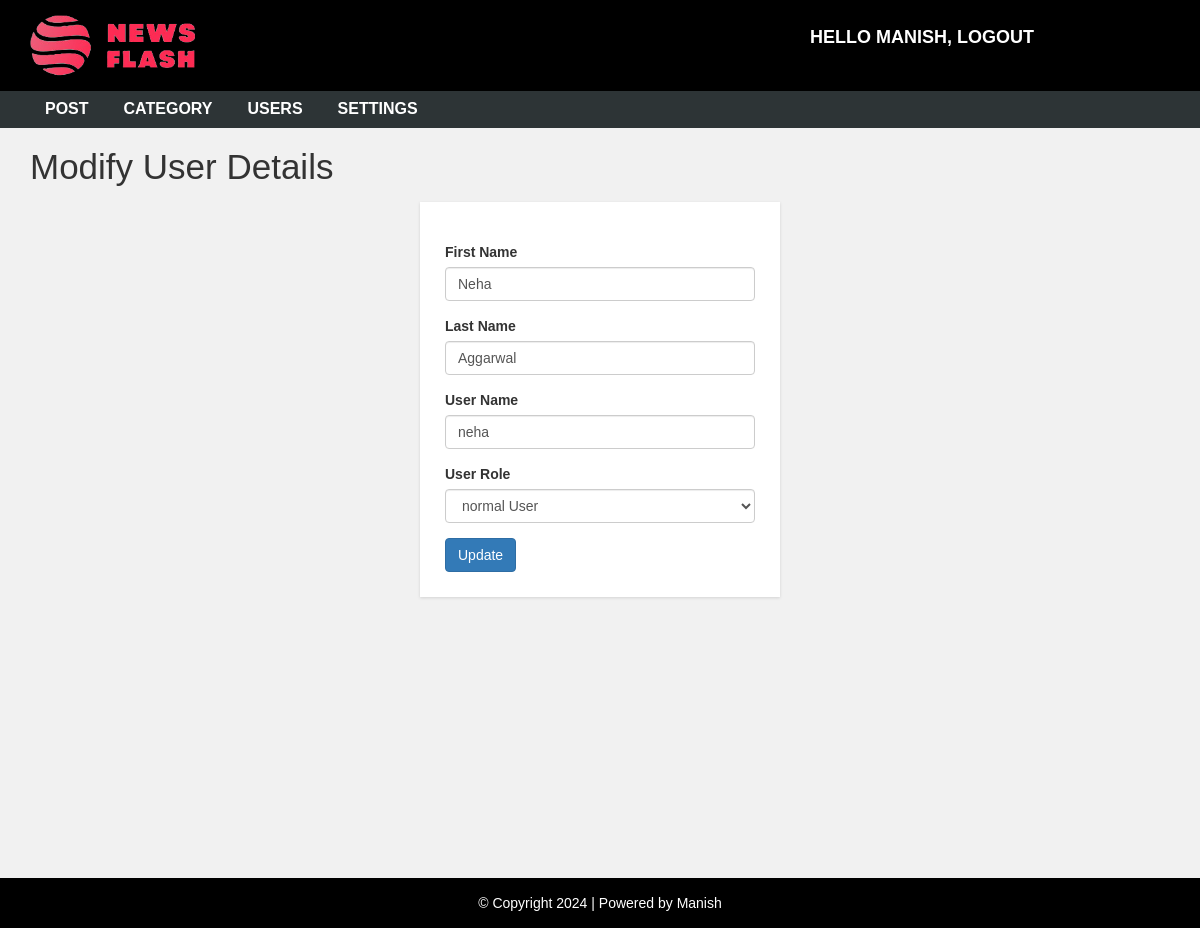
Page /admin/update-user.php?id=36 (signed in) on the committed database.
### tables this page shows
CREATE TABLE `user` (
  `user_id` int(10) UNSIGNED NOT NULL,
  `first_name` varchar(30) NOT NULL,
  `last_name` varchar(30) NOT NULL,
  `username` varchar(30) DEFAULT NULL,
  `password` varchar(40) DEFAULT NULL,
  `role` int(11) NOT NULL
);

### admin/update-user.php (the view, shortened to what this page needs)
<?php include "header.php";
?>
  <div id="admin-content">
      <div class="container">
          <div class="row">
              <div class="col-md-12">
                  <h1 class="admin-heading">Modify User Details</h1>
              </div>
              <div class="col-md-offset-4 col-md-4">
                <?php
                include "config.php";
                $user_id = $_GET['id'];
                $sql = "SELECT * FROM user WHERE user_id = {$user_id}";
                $result = mysqli_query($conn, $sql) or die("Query Failed.");
                if(mysqli_num_rows($result) > 0){
                  while($row = mysqli_fetch_assoc($result)){
                ?>
                  <form  action="<?php $_SERVER['PHP_SELF']; ?>" method ="POST">
                          <div class="form-group">
                          <label>First Name</label>
                          <input type="text" name="f_name" class="form-control" value="<?php echo $row['first_name'];  ?>" required>
                      </div>
                      <div class="form-group">
                          <label>Last Name</label>
                          <input type="text" name="l_name" class="form-control" value="<?php echo $row['last_name'];  ?>" required>
                      </div>
                      <div class="form-group">
                          <label>User Name</label>
                          <input type="text" name="username" class="form-control" value="<?php echo $row['username'];  ?>" placeholder="" required>
                      </div>
                      <div class="form-group">
                          <label>User Role</label>
                          <select class="form-control" name="role" value="<?php echo $row['role']; ?>">
                            <?php
                              if($row['role'] == 1){
                                echo "<option value='0'>normal User</option>
                                      <option value='1' selected>Admin</option>";
                              }else{
                                echo "<option value='0' selected>normal User</option>
                                      <option value='1'>Admin</option>";
                              }
                            ?>
                          </select>
                      </div>
                      <input type="submit" name="submit" class="btn btn-primary" value="Update" required />
                  </form>
                  <?php
                }
              }
                   ?>
              </div>
          </div>
      </div>
  </div>
<?php include "footer.php"; ?>

### css/style.css (style rules this page uses)
body { background: #f1f1f1; font-family: sans-serif,arial,Helvetica; }
#admin-content { padding: 20px 0; min-height: 750px; }
#admin-content .admin-heading { font-size: 35px; margin: 0 0 15px; }
form { background: #fff; padding: 25px; box-shadow:0 1px 3px rgba(0, 0, 0, 0.13); }

### rows in the picture
user: f_name "Neha", l_name "Aggarwal", username "neha", role "normal User"

### other values in the picture
$_SESSION["username"] "MANISH"
